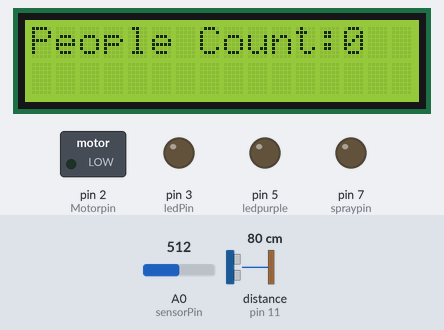
Bench run of a sketch on a simulated Arduino Uno, built with avr-gcc and run on an emulated ATmega328P. Parts: 16×2 character LCD, switched loads named in the sketch (green lamp = pin HIGH), output pins drawn as LEDs (lit = HIGH). Inputs (shaded band) come from the test bench; at power-on: A0 (sensorPin) = 512, distance to the obstacle (sensor on pin 11) 80 cm. The echo pulse lasts 58.3 µs per cm; what the sketch prints to the serial monitor is not drawn.

Above: at 2.3 s.
2.4 s: A0 (sensorPin) set to 56
5.4 s: A0 (sensorPin) set to 44
At 8.5 s:
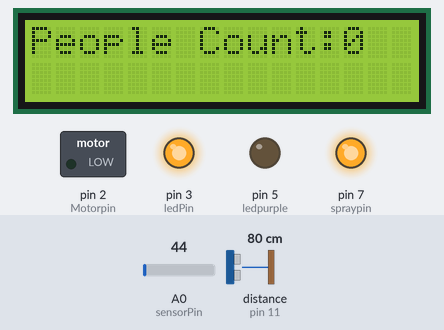
At 13.5 s:
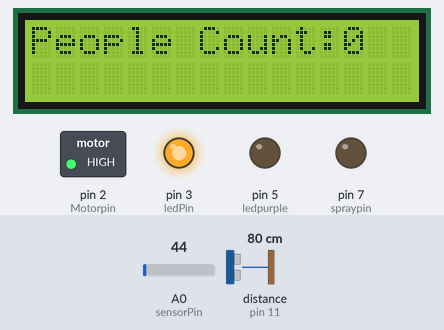
Timing chart, 0 to 16.0 s (numbered marks = the images above; inputs shaded):
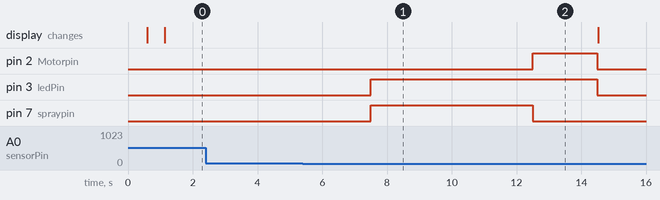

Measured:
- the behaviour switches between 50 and 49 on A0 (sensorPin) (found by bisection; images 0 and 1)
- after the input at 2.4 s, every drawn part: stays the same
- after the input at 5.4 s, pin 2 (Motorpin): LOW → HIGH after 7.1 s, → LOW 2.0 s later; pin 3 (ledPin): LOW → HIGH after 2.1 s, → LOW 7.0 s later; pin 7 (spraypin): LOW → HIGH after 2.1 s, → LOW 5.0 s later

The sketch:

MainCode.ino
```cpp
#include <LiquidCrystal_I2C.h>
//#include <Servo.h>
#include <NewPing.h>
#include <Wire.h>

LiquidCrystal_I2C lcd(0x27, 16, 2);

int sensorPin = A0;    // select the analog input pin
int ledPin = 3;       // select the pin for the output
int sensorValue;   // variable to store the value coming from the sensor
int ledpurple = 5;
int button = 6;
const int MAXCOUNT = 5;
int Motorpin = 2;
int spraypin = 7;
const int ECHO_PIN = 11;
const int TRIGGER_PIN = 12;
const int MAX_PEOPLE = 10;

NewPing sonar(TRIGGER_PIN,ECHO_PIN,200);

void setup () {
  pinMode (ledPin, OUTPUT); //setup output
  pinMode (ledpurple, OUTPUT); //setup output
  pinMode (button, INPUT); //setup output
  pinMode(Motorpin, OUTPUT);
  pinMode(spraypin, OUTPUT);

  Serial.begin (9600); //setup communication rate

  lcd.begin();
  lcd.backlight();
  lcd.clear();
  lcd.println("Hello and Welcome!");
  delay(500);
  lcd.clear();
  lcd.println("Setting up...");
  delay(500);
  lcd.clear();
  PrintLCD(1);
  SendState(1);
}

int buttonState = 0;
bool isOpen = false;
int count = 0;
bool refill = 0;
int PersonCount = 0;

 void loop () {
  int distance = sonar.ping_cm();
  Serial.println(distance);
  sensorValue = analogRead (sensorPin);  //setup variable that stores sensor's return values
  delay(100);
  if (!isOpen&&sensorValue>100) //Detect if the door is opened
  {
    isOpen = true;
  }
  else if(isOpen&&sensorValue<50) //Detect if the door got closed
  {
    delay(500);
    int initial_dist = sonar.ping_cm();   //find the initial distance after the door is closed
    delay(100);
    int final_dist = sonar.ping_cm();     //find the final distance after the door is closed
    if(refill == 0)
    {
      PrintLCD(2);
      SendState(2);
      count++;
      delay(1300);
      Disinfect();
    }
    isOpen = false;
    if ((abs(initial_dist-final_dist)>5))  //The logic behind this is that if the door is closed, and we check that there is someone on the outside,
    {                                           //that means the person is leaving, otherwise the person is entering
      PersonCount = (PersonCount>0)?(PersonCount-1):0;
      //To prevent the Person count from going below zero
    }
    else
    {
      PersonCount++;
    }
    if (PersonCount > MAX_PEOPLE)
    {
      SendState(4);
      PrintLCD(4);
    }
    else
    {
      PrintLCD(1);
      SendState(1);
    }
  }
  if (count == MAXCOUNT){
    digitalWrite(ledpurple, HIGH);
    refill = 1;
    PrintLCD(3);
    SendState(3);
  }

  if(refill == 1 && digitalRead(button) == HIGH)
  {
    delay(100);
    count = 0;
    refill = 0;
    digitalWrite(ledpurple, LOW);
    PrintLCD(1);
    SendState(1);
  }
  delay (100);
}

void Disinfect()
{
    digitalWrite(ledPin, HIGH);
    digitalWrite(spraypin,HIGH);
    delay(5000);
    digitalWrite(Motorpin,HIGH);
    digitalWrite (spraypin, LOW);
    delay(2000);
    digitalWrite (Motorpin, LOW);
    digitalWrite (ledPin, LOW);
}

void PrintLCD(int state)
{
  lcd.clear();
  lcd.print("People Count:");
  lcd.println(PersonCount);
  lcd.print("State:");
  switch(state)
  {
    case 0:
    lcd.println("OFF");
    break;
    case 1:
    lcd.println("Ready");
    break;
    case 2:
    lcd.println("Spraying");
    break;
    case 3:
    lcd.println("Refill Pls");
    break;
    case 4:
    lcd.println("OVER LIMIT");
    break;
    default:
    lcd.println("ERROR");
  }
}

void SendState(int state)
{
  Serial.print(state);
  Serial.print(" ");
  Serial.print(PersonCount);
  Serial.print(" ");
  Serial.print(MAX_PEOPLE);
  Serial.println(" ");
}
```
